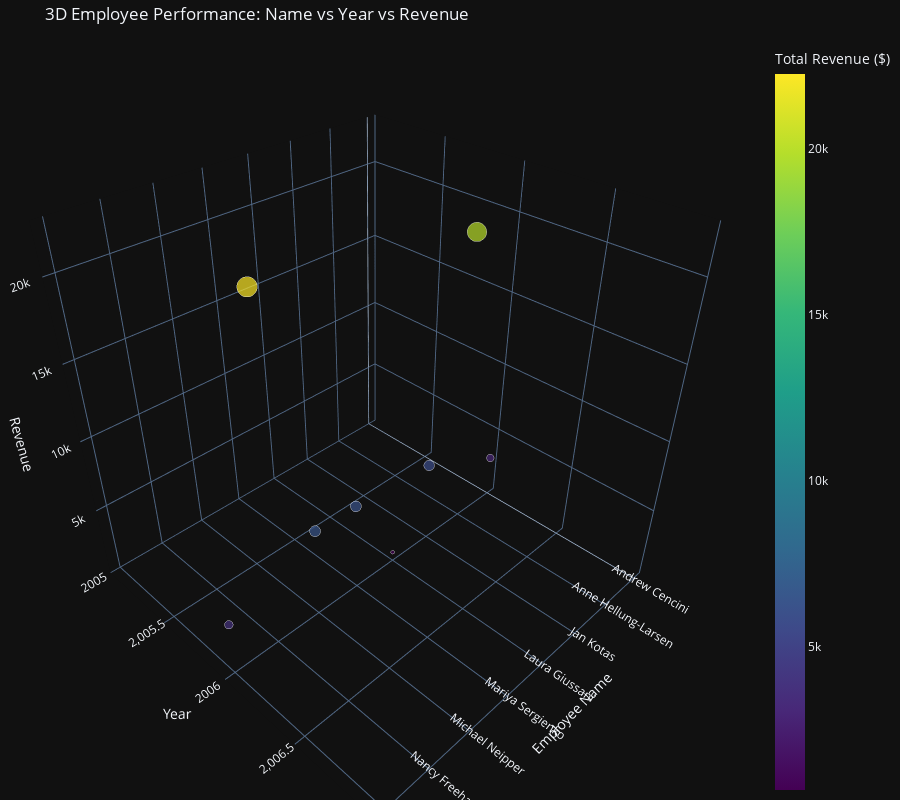

The notebook cell this image was saved under:
### Markdown cell above
## 7. Employee-Year Performance (3D Analysis)

This 3D chart analyzes how different employees performed across different years in terms of total revenue.

### Code cell
# Aggregating data for Employee-Year performance
emp_year_rev = df.groupby(['EmployeeName', 'Year'])['Revenue'].sum().reset_index()

fig_emp_3d = px.scatter_3d(
    emp_year_rev,
    x='EmployeeName',
    y='Year',
    z='Revenue',
    color='Revenue',
    size='Revenue',
    title='3D Employee Performance: Name vs Year vs Revenue',
    labels={'Revenue': 'Total Revenue ($)'},
    template='plotly_dark',
    height=800,
    color_continuous_scale='Viridis'
)

fig_emp_3d.update_layout(
    scene=dict(
        xaxis_title='Employee Name',
        yaxis_title='Year',
        zaxis_title='Revenue'
    ),
    margin=dict(l=0, r=0, b=0, t=40)
)
fig_emp_3d.show()

### Figure 1 — Plotly figure (JSON) as saved in the notebook; plotly's stock layout.template omitted (floating-point values rounded to 4 significant figures)
{"data": [{"hovertemplate": "EmployeeName=%{x}<br>Year=%{y}<br>Total Revenue ($)=%{marker.color}<extra></extra>", "legendgroup": "", "marker": {"color": [2998.0, 19970.0, 5788.0, 680.0, 6278.0, 6378.0, 22260.0, 3786.0], "coloraxis": "coloraxis", "size": [2998.0, 19970.0, 5788.0, 680.0, 6278.0, 6378.0, 22260.0, 3786.0], "sizemode": "area", "sizeref": 55.64, "symbol": "circle"}, "mode": "markers", "name": "", "scene": "scene", "showlegend": false, "type": "scatter3d", "x": ["Andrew Cencini", "Anne Hellung-Larsen", "Jan Kotas", "Laura Giussani", "Mariya Sergienko", "Michael Neipper", "Nancy Freehafer", "Robert Zare"], "y": [2006, 2006, 2006, 2006, 2006, 2006, 2006, 2006], "z": [2998.0, 19970.0, 5788.0, 680.0, 6278.0, 6378.0, 22260.0, 3786.0]}], "layout": {"coloraxis": {"colorbar": {"title": {"text": "Total Revenue ($)"}}, "colorscale": [[0, "#440154"], [0.1111, "#482878"], [0.2222, "#3e4989"], [0.3333, "#31688e"], [0.4444, "#26828e"], [0.5556, "#1f9e89"], [0.6667, "#35b779"], [0.7778, "#6ece58"], [0.8889, "#b5de2b"], [1, "#fde725"]]}, "height": 800, "legend": {"itemsizing": "constant", "tracegroupgap": 0}, "margin": {"b": 0, "l": 0, "r": 0, "t": 40}, "scene": {"domain": {"x": [0, 1], "y": [0, 1]}, "xaxis": {"title": {"text": "Employee Name"}}, "yaxis": {"title": {"text": "Year"}}, "zaxis": {"title": {"text": "Revenue"}}}, "title": {"text": "3D Employee Performance: Name vs Year vs Revenue"}}}
